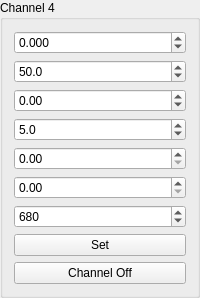
        <widget class="QGroupBox" name="groupBox_6">
         <property name="sizePolicy">
          <sizepolicy hsizetype="Preferred" vsizetype="Minimum">
           <horstretch>0</horstretch>
           <verstretch>0</verstretch>
          </sizepolicy>
         </property>
         <property name="title">
          <string>Channel 4</string>
         </property>
         <layout class="QGridLayout" name="gridLayout_7">
          <property name="sizeConstraint">
           <enum>QLayout::SetMaximumSize</enum>
          </property>
          <item row="1" column="0">
           <widget class="QDoubleSpinBox" name="doubleSpinBox_Signal_freq_5">
            <property name="sizePolicy">
             <sizepolicy hsizetype="Minimum" vsizetype="Fixed">
              <horstretch>0</horstretch>
              <verstretch>0</verstretch>
             </sizepolicy>
            </property>
            <property name="decimals">
             <number>1</number>
            </property>
            <property name="minimum">
             <double>0.000000000000000</double>
            </property>
            <property name="maximum">
             <double>200.000000000000000</double>
            </property>
            <property name="value">
             <double>50.000000000000000</double>
            </property>
           </widget>
          </item>
          <item row="4" column="0">
           <widget class="QDoubleSpinBox" name="doubleSpinBox_WhiteNoise_amp_5">
            <property name="sizePolicy">
             <sizepolicy hsizetype="Minimum" vsizetype="Fixed">
              <horstretch>0</horstretch>
              <verstretch>0</verstretch>
             </sizepolicy>
            </property>
            <property name="maximum">
             <double>1.000000000000000</double>
            </property>
            <property name="singleStep">
             <double>0.005000000000000</double>
            </property>
           </widget>
          </item>
          <item row="2" column="0">
           <widget class="QDoubleSpinBox" name="doubleSpinBox_Signal_phase_5">
            <property name="sizePolicy">
             <sizepolicy hsizetype="Minimum" vsizetype="Fixed">
              <horstretch>0</horstretch>
              <verstretch>0</verstretch>
             </sizepolicy>
            </property>
            <property name="decimals">
             <number>2</number>
            </property>
            <property name="minimum">
             <double>-360.000000000000000</double>
            </property>
            <property name="maximum">
             <double>360.000000000000000</double>
            </property>
            <property name="value">
             <double>0.000000000000000</double>
            </property>
           </widget>
          </item>
          <item row="3" column="0">
           <widget class="QDoubleSpinBox" name="doubleSpinBox_Ramp_time_5">
            <property name="sizePolicy">
             <sizepolicy hsizetype="Minimum" vsizetype="Fixed">
              <horstretch>0</horstretch>
              <verstretch>0</verstretch>
             </sizepolicy>
            </property>
            <property name="decimals">
             <number>1</number>
            </property>
            <property name="minimum">
             <double>0.100000000000000</double>
            </property>
            <property name="maximum">
             <double>50.000000000000000</double>
            </property>
            <property name="singleStep">
             <double>0.100000000000000</double>
            </property>
            <property name="value">
             <double>5.000000000000000</double>
            </property>
           </widget>
          </item>
          <item row="5" column="0">
           <widget class="QDoubleSpinBox" name="doubleSpinBox_SwNoise_amp_5">
            <property name="sizePolicy">
             <sizepolicy hsizetype="Minimum" vsizetype="Fixed">
              <horstretch>0</horstretch>
              <verstretch>0</verstretch>
             </sizepolicy>
            </property>
            <property name="maximum">
             <double>1.000000000000000</double>
            </property>
            <property name="singleStep">
             <double>0.010000000000000</double>
            </property>
           </widget>
          </item>
          <item row="0" column="0">
           <widget class="QDoubleSpinBox" name="doubleSpinBox_Signal_amp_5">
            <property name="sizePolicy">
             <sizepolicy hsizetype="Minimum" vsizetype="Fixed">
              <horstretch>0</horstretch>
              <verstretch>0</verstretch>
             </sizepolicy>
            </property>
            <property name="decimals">
             <number>3</number>
            </property>
            <property name="minimum">
             <double>-7.000000000000000</double>
            </property>
            <property name="maximum">
             <double>7.000000000000000</double>
            </property>
            <property name="singleStep">
             <double>0.050000000000000</double>
            </property>
           </widget>
          </item>
          <item row="6" column="0">
           <widget class="QDoubleSpinBox" name="doubleSpinBox_SwNoise_freq_5">
            <property name="sizePolicy">
             <sizepolicy hsizetype="Minimum" vsizetype="Fixed">
              <horstretch>0</horstretch>
              <verstretch>0</verstretch>
             </sizepolicy>
            </property>
            <property name="decimals">
             <number>0</number>
            </property>
            <property name="maximum">
             <double>1500.000000000000000</double>
            </property>
            <property name="value">
             <double>680.000000000000000</double>
            </property>
           </widget>
          </item>
          <item row="8" column="0">
           <widget class="QPushButton" name="pushButton_Channel0_en_5">
            <property name="sizePolicy">
             <sizepolicy hsizetype="Minimum" vsizetype="Fixed">
              <horstretch>0</horstretch>
              <verstretch>0</verstretch>
             </sizepolicy>
            </property>
            <property name="text">
             <string>Channel Off</string>
            </property>
            <property name="checkable">
             <bool>true</bool>
            </property>
           </widget>
          </item>
          <item row="7" column="0">
           <widget class="QPushButton" name="pushButton_Channel0_set_5">
            <property name="sizePolicy">
             <sizepolicy hsizetype="Minimum" vsizetype="Fixed">
              <horstretch>0</horstretch>
              <verstretch>0</verstretch>
             </sizepolicy>
            </property>
            <property name="text">
             <string>Set</string>
            </property>
            <property name="checkable">
             <bool>false</bool>
            </property>
           </widget>
          </item>
         </layout>
        </widget>
